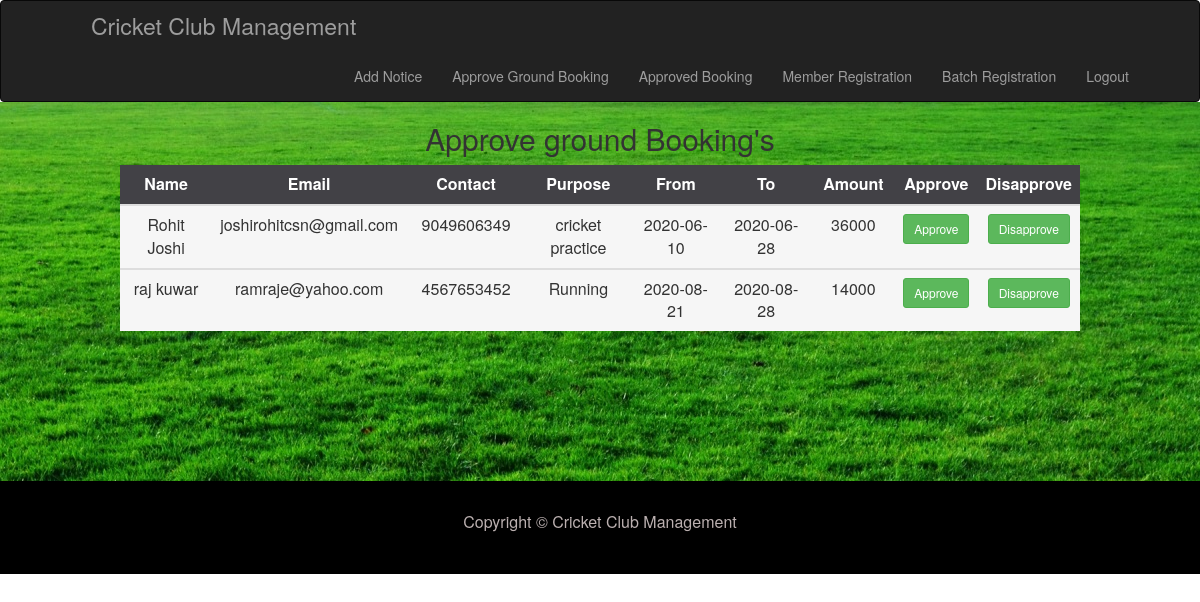
The page /appgroundbk.php (signed in) on the database its author committed.
### tables this page shows
CREATE TABLE `ground` (
  `gid` int(3) NOT NULL,
  `name` varchar(20) DEFAULT NULL,
  `email` varchar(30) DEFAULT NULL,
  `contact` varchar(10) DEFAULT NULL,
  `purpose` varchar(20) DEFAULT NULL,
  `fromdate` varchar(15) DEFAULT NULL,
  `todate` varchar(15) DEFAULT NULL,
  `amount` int(10) DEFAULT NULL,
  `status` varchar(15) DEFAULT NULL
);

### appgroundbk.php (the view, shortened to what this page needs)
<?php
	$uid = ! empty($_SESSION['uid']) ? $_SESSION['uid'] : ' ' ;
	if($uid==" ")
	{
		echo "<script>window.location.href='index.php';</script>";
	}
	else
	{
        $con=mysqli_connect('localhost','root','','ccm');
        $sql="select *from ground where status='-'";
        $row=mysqli_query($con,$sql);
        if(mysqli_num_rows($row)==0)
        {
            include("a_menubar.php");
            echo "<script>alert('No data found!!!!!!');</script>";
        }
        else
        {
            include("a_menubar.php");
        }
?>
        <body>
            <div id="viewtable" class="table-responsive" style="background:url('./images/banner_5.jpg');">
                <h2><center>Approve ground Booking's</center></h2>
                <center>
                    <table class="table table-hover" style="width:80%; margin-bottom:150px;">
                        <thead style="color:white; background:#424146; text-align:center;">
                            <tr>
                                <th><center>Name</center></th>
                                <th><center>Email</center></th>
                                <th><center>Contact</center></th>
                                <th><center>Purpose</center></th>
                                <th><center>From</center></th>
                                <th><center>To</center></th>
                                <th><center>Amount</center></th>
                                <th><center>Approve</center></th>
                                <th><center>Disapprove</center></th>
                            </tr>
                        <thead>
                        <?php
                            while($res=mysqli_fetch_array($row))
                            {
                                $name=$res['name'];
                                $email=$res['email'];
                                $contact=$res['contact'];
                                $purpose=$res['purpose'];
                                $from=$res['fromdate'];
                                $to=$res['todate'];
                                $amount=$res['amount'];
                                echo "
                                <tbody bgcolor='#f6f6f6'>
                                    <tr align='center'>
                                        <td width='15%'>$name</td>
                                        <td width='15%'>$email</td>
                                        <td width='15%'>$contact</td>
                                        <td width='15%'>$purpose</td>
                                        <td width='15%'>$from</td>
                                        <td width='15%'>$to</td>
                                        <td width='15%'>$amount</td>
                                        <td width='15%'><a href='allow.php?val=".$res['gid']."' class='btn btn-success btn-sm'>Approve</a></td>
                                        <td width='15%'><a href='disallow.php?val=".$res['gid']."' class='btn btn-success btn-sm'>Disapprove</a></td>
                                    </tr>
                                </tbody>
                                    ";
                            }
                        ?>
                    </table>
                </center>
            </div>
            <?php
            include("footer.php");
            ?>
<?php
    }
?>

### rows shown on the page
ground: name "Rohit Joshi", email "joshirohitcsn@gmail.com", contact "9049606349", purpose "cricket practice", fromdate "2020-06-10", todate "2020-06-28", amount "36000"
ground: name "raj kuwar", email "ramraje@yahoo.com", contact "4567653452", purpose "Running", fromdate "2020-08-21", todate "2020-08-28", amount "14000"
